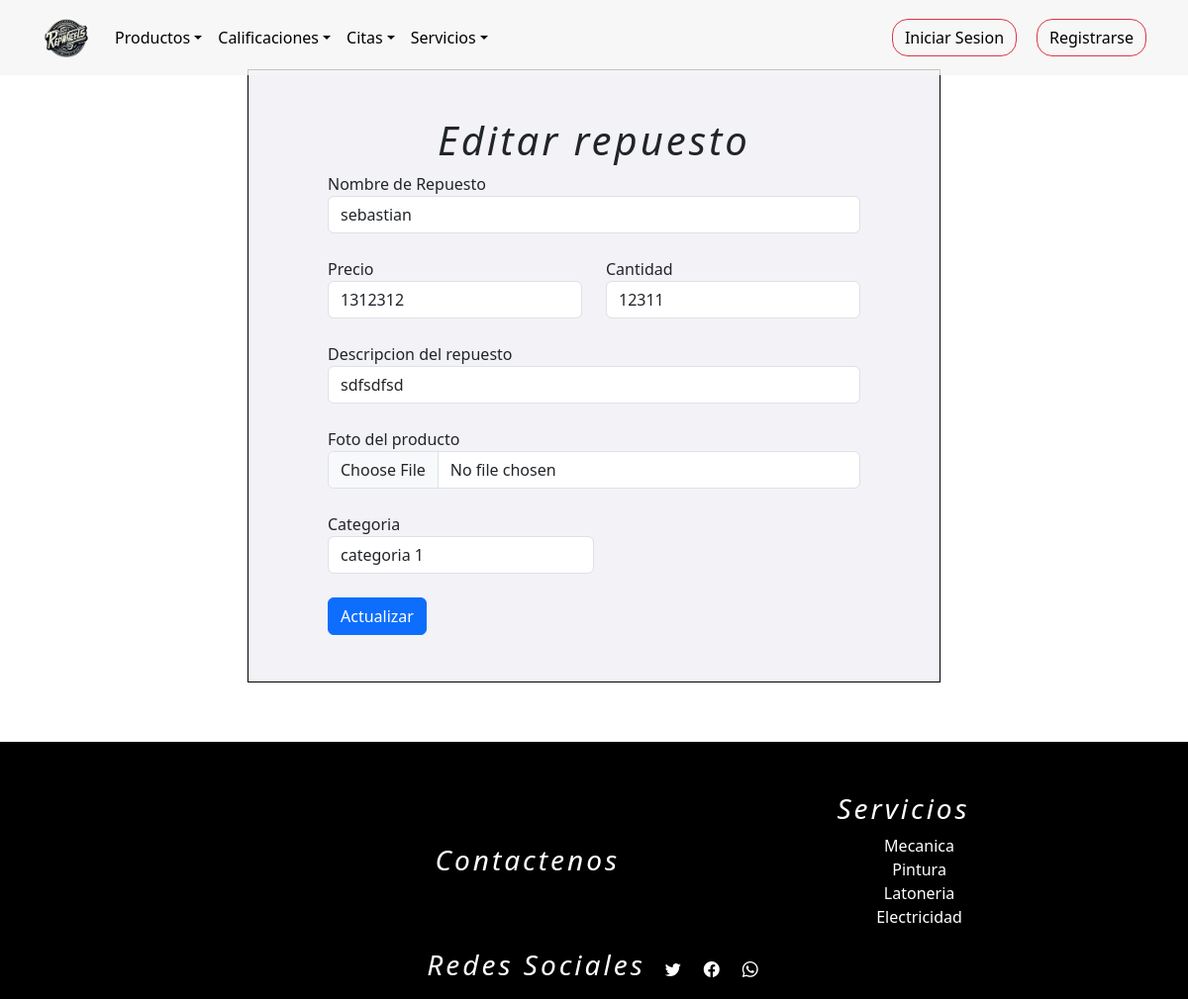
Page /editarProductos/7 on the committed database.
### tienda/models.py (models this page shows, shortened)
class Productos(models.Model):
    nombre=models.CharField(max_length=254)
    Precio=models.IntegerField(null = False)
    descripcion_producto = models.TextField()
    cantidad=models.IntegerField()
    categoria=models.ForeignKey(Categoria,on_delete=models.DO_NOTHING,blank=False,null=True)
    foto = models.ImageField(upload_to="tienda/media/", default="tienda/media/default.png")

class Categoria(models.Model):
    nombre=models.CharField(max_length=254)
    descripcion_categoria = models.TextField()

### tienda/views.py (the view)
# urls.py: path("editarProductos/<int:id>", views.editarProductos, name="editarProductos"),
def editarProductos(request, id):
	q = Productos.objects.get(pk=id)
	c = Categoria.objects.all()
	contexto = {"data": q, "categoria": c}
	return render(request, "tienda/productos/editarProductos.html", contexto)

### tienda/templates/tienda/productos/editarProductos.html (shortened to what this page needs)
{% extends 'tienda/base2.html' %}
{% load static %}
{% block contenedor %}
<main>
    <form class="form2" action="{% url 'actualizarProductos' %}" method="post" enctype="multipart/form-data">
      <h1 style="text-align: center;">Editar repuesto</h1>
      <div class="form-row">
        <div class="form-group col-md-12">
          <label for="inputEmail4">Nombre de Repuesto</label>
          <input type="text" class="form-control" id="Nombre" placeholder="Nombre" name="nombre" value="{{ data.nombre }}">
        </div>
        <br>
        <div class="row">
          <div class="col">
            <div class="form-group col-md-12">
              <label for="inputEmail4">Precio</label>
              <input type="number" class="form-control" id="Nombre" placeholder="Nombre" name="precio" value="{{ data.Precio }}">
            </div>
          </div><br>
          <div class="col">
            <div class="form-group col-md-12">
              <label for="inputCantidad">Cantidad</label>
              <input type="number" class="form-control" id="cantidad" placeholder="Cantidad" name="cantidad" value="{{ data.cantidad}}">
            </div>
          </div>
        </div>
        <br>
        <div class="form-group col-md-12">
          <label for="inputEmail4">Descripcion del repuesto</label>
          <input type="text" class="form-control" id="descripcion" placeholder="descripcion" name="descripcion_producto" value="{{ data.descripcion_producto }}">
        </div>
        <br>
        <div class="form-group col-md-12">
          <label for="inputEmail4">Foto del producto</label>
          <input class="form-control" type="file" name="foto_new" placeholder="foto" value="{{ data.foto.url }}">
        </div>
        <br>
        <label for="">Categoria</label>
        <div class="col-6">
            <select class="form-control" name="categoria">
                {% for c in categoria %}
                    <option value="{{ c.id }}" {% if data.categoria.id == c.id %}selected{% endif %}>{{ c.nombre }}</option>
                {% endfor %}
            </select>
        </div>
        <br>
        <button type="submit" class="btn btn-primary">Actualizar</button>
      </div>
    </form>
</main>
{% endblock %}

### tienda/static/tienda/css/registrarPr.css (style rules this page uses)
main { display: flex; justify-content: space-around; height: 100%; padding: 5%; }
footer h3,h1 { text-align: center; font-style: italic; letter-spacing: 3px; }
.form2 { margin-top: 10px ; height: 620px; width: 700px; display: flex; flex-direction: column; justify-content: center; align-items: center; background-color: #f3f3f7; border: black 1px solid; }

### rows in the picture
Productos: nombre "sebastian", precio "1312312", cantidad "12311", descripcion_producto "sdfsdfsd", categoria "categoria 1"
